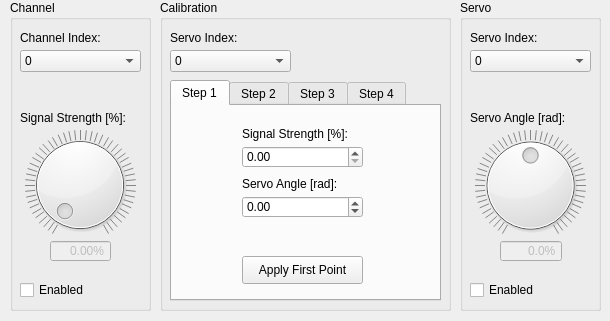
<?xml version="1.0" encoding="UTF-8"?>
<ui version="4.0">
 <class>ServoCalibrationToolWindow</class>
 <widget class="QWidget" name="ServoCalibrationToolWindow">
  <property name="geometry">
   <rect>
    <x>0</x>
    <y>0</y>
    <width>610</width>
    <height>321</height>
   </rect>
  </property>
  <property name="windowTitle">
   <string>Servo Calibration Tool</string>
  </property>
  <widget class="QGroupBox" name="servoGroupBox">
   <property name="geometry">
    <rect>
     <x>460</x>
     <y>0</y>
     <width>141</width>
     <height>311</height>
    </rect>
   </property>
   <property name="title">
    <string>Servo</string>
   </property>
   <widget class="QDial" name="servoAngleDial">
    <property name="geometry">
     <rect>
      <x>10</x>
      <y>130</y>
      <width>121</width>
      <height>111</height>
     </rect>
    </property>
    <property name="minimum">
     <number>-900</number>
    </property>
    <property name="maximum">
     <number>900</number>
    </property>
    <property name="pageStep">
     <number>1</number>
    </property>
    <property name="notchTarget">
     <double>20.000000000000000</double>
    </property>
    <property name="notchesVisible">
     <bool>true</bool>
    </property>
   </widget>
   <widget class="QComboBox" name="servoIndexComboBox">
    <property name="geometry">
     <rect>
      <x>10</x>
      <y>50</y>
      <width>121</width>
      <height>22</height>
     </rect>
    </property>
    <item>
     <property name="text">
      <string>0</string>
     </property>
    </item>
    <item>
     <property name="text">
      <string>1</string>
     </property>
    </item>
    <item>
     <property name="text">
      <string>2</string>
     </property>
    </item>
    <item>
     <property name="text">
      <string>3</string>
     </property>
    </item>
    <item>
     <property name="text">
      <string>4</string>
     </property>
    </item>
    <item>
     <property name="text">
      <string>5</string>
     </property>
    </item>
    <item>
     <property name="text">
      <string>6</string>
     </property>
    </item>
    <item>
     <property name="text">
      <string>7</string>
     </property>
    </item>
   </widget>
   <widget class="QLabel" name="servoLabel">
    <property name="geometry">
     <rect>
      <x>10</x>
      <y>30</y>
      <width>91</width>
      <height>16</height>
     </rect>
    </property>
    <property name="text">
     <string>Servo Index:</string>
    </property>
   </widget>
   <widget class="QLabel" name="servoDialLabel">
    <property name="geometry">
     <rect>
      <x>10</x>
      <y>110</y>
      <width>111</width>
      <height>16</height>
     </rect>
    </property>
    <property name="text">
     <string>Servo Angle [rad]:</string>
    </property>
   </widget>
   <widget class="QCheckBox" name="servoAngeCheckBox">
    <property name="geometry">
     <rect>
      <x>10</x>
      <y>280</y>
      <width>81</width>
      <height>20</height>
     </rect>
    </property>
    <property name="text">
     <string>Enabled</string>
    </property>
   </widget>
   <widget class="QDoubleSpinBox" name="showServoAngleSpinBox">
    <property name="enabled">
     <bool>false</bool>
    </property>
    <property name="geometry">
     <rect>
      <x>40</x>
      <y>240</y>
      <width>62</width>
      <height>22</height>
     </rect>
    </property>
    <property name="alignment">
     <set>Qt::AlignRight|Qt::AlignTrailing|Qt::AlignVCenter</set>
    </property>
    <property name="readOnly">
     <bool>true</bool>
    </property>
    <property name="buttonSymbols">
     <enum>QAbstractSpinBox::NoButtons</enum>
    </property>
    <property name="suffix">
     <string>%</string>
    </property>
    <property name="decimals">
     <number>1</number>
    </property>
   </widget>
  </widget>
  <widget class="QGroupBox" name="signalingGroupBox">
   <property name="geometry">
    <rect>
     <x>10</x>
     <y>0</y>
     <width>141</width>
     <height>311</height>
    </rect>
   </property>
   <property name="title">
    <string>Channel</string>
   </property>
   <widget class="QLabel" name="channelIndexLabel">
    <property name="geometry">
     <rect>
      <x>10</x>
      <y>30</y>
      <width>121</width>
      <height>16</height>
     </rect>
    </property>
    <property name="text">
     <string>Channel Index:</string>
    </property>
   </widget>
   <widget class="QComboBox" name="channelIndexComboBox">
    <property name="geometry">
     <rect>
      <x>10</x>
      <y>50</y>
      <width>121</width>
      <height>22</height>
     </rect>
    </property>
    <item>
     <property name="text">
      <string>0</string>
     </property>
    </item>
    <item>
     <property name="text">
      <string>1</string>
     </property>
    </item>
    <item>
     <property name="text">
      <string>2</string>
     </property>
    </item>
    <item>
     <property name="text">
      <string>3</string>
     </property>
    </item>
    <item>
     <property name="text">
      <string>4</string>
     </property>
    </item>
    <item>
     <property name="text">
      <string>5</string>
     </property>
    </item>
    <item>
     <property name="text">
      <string>6</string>
     </property>
    </item>
    <item>
     <property name="text">
      <string>7</string>
     </property>
    </item>
    <item>
     <property name="text">
      <string>8</string>
     </property>
    </item>
    <item>
     <property name="text">
      <string>9</string>
     </property>
    </item>
    <item>
     <property name="text">
      <string>10</string>
     </property>
    </item>
    <item>
     <property name="text">
      <string>11</string>
     </property>
    </item>
    <item>
     <property name="text">
      <string>12</string>
     </property>
    </item>
    <item>
     <property name="text">
      <string>13</string>
     </property>
    </item>
    <item>
     <property name="text">
      <string>14</string>
     </property>
    </item>
    <item>
     <property name="text">
      <string>15</string>
     </property>
    </item>
   </widget>
   <widget class="QCheckBox" name="signalingChannelCheckBox">
    <property name="geometry">
     <rect>
      <x>10</x>
      <y>280</y>
      <width>71</width>
      <height>20</height>
     </rect>
    </property>
    <property name="text">
     <string>Enabled</string>
    </property>
   </widget>
   <widget class="QDial" name="signalStrengthDial">
    <property name="geometry">
     <rect>
      <x>10</x>
      <y>130</y>
      <width>120</width>
      <height>110</height>
     </rect>
    </property>
    <property name="maximum">
     <number>10000</number>
    </property>
    <property name="pageStep">
     <number>1</number>
    </property>
    <property name="notchTarget">
     <double>20.000000000000000</double>
    </property>
    <property name="notchesVisible">
     <bool>true</bool>
    </property>
   </widget>
   <widget class="QLabel" name="signalStrengthLabel">
    <property name="geometry">
     <rect>
      <x>10</x>
      <y>110</y>
      <width>121</width>
      <height>16</height>
     </rect>
    </property>
    <property name="text">
     <string>Signal Strength [%]:</string>
    </property>
   </widget>
   <widget class="QDoubleSpinBox" name="showSignalStrengthSpinBox">
    <property name="enabled">
     <bool>false</bool>
    </property>
    <property name="geometry">
     <rect>
      <x>40</x>
      <y>240</y>
      <width>61</width>
      <height>22</height>
     </rect>
    </property>
    <property name="alignment">
     <set>Qt::AlignRight|Qt::AlignTrailing|Qt::AlignVCenter</set>
    </property>
    <property name="readOnly">
     <bool>true</bool>
    </property>
    <property name="buttonSymbols">
     <enum>QAbstractSpinBox::NoButtons</enum>
    </property>
    <property name="suffix">
     <string>%</string>
    </property>
    <property name="maximum">
     <double>100.000000000000000</double>
    </property>
    <property name="singleStep">
     <double>0.010000000000000</double>
    </property>
   </widget>
  </widget>
  <widget class="QGroupBox" name="calibrationGroupBox">
   <property name="geometry">
    <rect>
     <x>160</x>
     <y>0</y>
     <width>291</width>
     <height>311</height>
    </rect>
   </property>
   <property name="title">
    <string>Calibration</string>
   </property>
   <widget class="QTabWidget" name="calibrationTab">
    <property name="enabled">
     <bool>true</bool>
    </property>
    <property name="geometry">
     <rect>
      <x>10</x>
      <y>80</y>
      <width>271</width>
      <height>221</height>
     </rect>
    </property>
    <property name="tabPosition">
     <enum>QTabWidget::North</enum>
    </property>
    <property name="tabShape">
     <enum>QTabWidget::Rounded</enum>
    </property>
    <property name="currentIndex">
     <number>0</number>
    </property>
    <widget class="QWidget" name="firstPointPage">
     <attribute name="title">
      <string>Step 1</string>
     </attribute>
     <widget class="QLabel" name="signalStrengthLabel_2">
      <property name="geometry">
       <rect>
        <x>70</x>
        <y>20</y>
        <width>121</width>
        <height>16</height>
       </rect>
      </property>
      <property name="text">
       <string>Signal Strength [%]:</string>
      </property>
     </widget>
     <widget class="QLabel" name="servoAngleLabel">
      <property name="geometry">
       <rect>
        <x>70</x>
        <y>70</y>
        <width>121</width>
        <height>16</height>
       </rect>
      </property>
      <property name="text">
       <string>Servo Angle [rad]:</string>
      </property>
     </widget>
     <widget class="QPushButton" name="firstPointButton">
      <property name="geometry">
       <rect>
        <x>70</x>
        <y>150</y>
        <width>121</width>
        <height>28</height>
       </rect>
      </property>
      <property name="text">
       <string>Apply First Point</string>
      </property>
     </widget>
     <widget class="QDoubleSpinBox" name="servoAngleSpinBox">
      <property name="geometry">
       <rect>
        <x>70</x>
        <y>90</y>
        <width>121</width>
        <height>22</height>
       </rect>
      </property>
      <property name="minimum">
       <double>-1.570000000000000</double>
      </property>
      <property name="maximum">
       <double>1.570000000000000</double>
      </property>
      <property name="singleStep">
       <double>0.010000000000000</double>
      </property>
     </widget>
     <widget class="QDoubleSpinBox" name="signalStrengthSpinBox">
      <property name="geometry">
       <rect>
        <x>70</x>
        <y>40</y>
        <width>121</width>
        <height>22</height>
       </rect>
      </property>
      <property name="maximum">
       <double>100.000000000000000</double>
      </property>
      <property name="singleStep">
       <double>0.010000000000000</double>
      </property>
     </widget>
    </widget>
    <widget class="QWidget" name="secondPointPage">
     <property name="enabled">
      <bool>false</bool>
     </property>
     <attribute name="title">
      <string>Step 2</string>
     </attribute>
     <widget class="QLabel" name="servoAngleLabel_2">
      <property name="geometry">
       <rect>
        <x>70</x>
        <y>70</y>
        <width>121</width>
        <height>16</height>
       </rect>
      </property>
      <property name="text">
       <string>Servo Angle [rad]:</string>
      </property>
     </widget>
     <widget class="QPushButton" name="secondPointButton">
      <property name="geometry">
       <rect>
        <x>70</x>
        <y>150</y>
        <width>121</width>
        <height>28</height>
       </rect>
      </property>
      <property name="text">
       <string>Apply Second Point</string>
      </property>
     </widget>
     <widget class="QLabel" name="signalStrengthLabel_3">
      <property name="geometry">
       <rect>
        <x>70</x>
        <y>20</y>
        <width>121</width>
        <height>16</height>
       </rect>
      </property>
      <property name="text">
       <string>Signal Strength [%]:</string>
      </property>
     </widget>
     <widget class="QDoubleSpinBox" name="servoAngleSpinBox_2">
      <property name="geometry">
       <rect>
        <x>70</x>
        <y>90</y>
        <width>121</width>
        <height>22</height>
       </rect>
      </property>
      <property name="minimum">
       <double>-1.570000000000000</double>
      </property>
      <property name="maximum">
       <double>1.570000000000000</double>
      </property>
      <property name="singleStep">
       <double>0.010000000000000</double>
      </property>
     </widget>
     <widget class="QDoubleSpinBox" name="signalStrengthSpinBox_2">
      <property name="geometry">
       <rect>
        <x>70</x>
        <y>40</y>
        <width>121</width>
        <height>22</height>
       </rect>
      </property>
      <property name="maximum">
       <double>100.000000000000000</double>
      </property>
      <property name="singleStep">
       <double>0.010000000000000</double>
      </property>
     </widget>
    </widget>
    <widget class="QWidget" name="lowerLimitPage">
     <property name="enabled">
      <bool>false</bool>
     </property>
     <attribute name="title">
      <string>Step 3</string>
     </attribute>
     <widget class="QPushButton" name="lowerLimitButton">
      <property name="geometry">
       <rect>
        <x>70</x>
        <y>150</y>
        <width>121</width>
        <height>28</height>
       </rect>
      </property>
      <property name="text">
       <string>Apply Lower Limit</string>
      </property>
     </widget>
     <widget class="QLabel" name="signalStrengthLabel_4">
      <property name="geometry">
       <rect>
        <x>70</x>
        <y>40</y>
        <width>121</width>
        <height>16</height>
       </rect>
      </property>
      <property name="text">
       <string>Signal Strength [%]:</string>
      </property>
     </widget>
     <widget class="QDoubleSpinBox" name="signalStrengthSpinBox_3">
      <property name="geometry">
       <rect>
        <x>70</x>
        <y>60</y>
        <width>121</width>
        <height>22</height>
       </rect>
      </property>
      <property name="maximum">
       <double>100.000000000000000</double>
      </property>
      <property name="singleStep">
       <double>0.010000000000000</double>
      </property>
     </widget>
    </widget>
    <widget class="QWidget" name="upperLimitPage">
     <property name="enabled">
      <bool>false</bool>
     </property>
     <attribute name="title">
      <string>Step 4</string>
     </attribute>
     <widget class="QPushButton" name="upperLimitButton">
      <property name="geometry">
       <rect>
        <x>70</x>
        <y>150</y>
        <width>121</width>
        <height>28</height>
       </rect>
      </property>
      <property name="text">
       <string>Apply Upper Limit</string>
      </property>
     </widget>
     <widget class="QLabel" name="signalStrengthLabel_5">
      <property name="geometry">
       <rect>
        <x>70</x>
        <y>40</y>
        <width>121</width>
        <height>16</height>
       </rect>
      </property>
      <property name="text">
       <string>Signal Strength [%]:</string>
      </property>
     </widget>
     <widget class="QDoubleSpinBox" name="signalStrengthSpinBox_4">
      <property name="geometry">
       <rect>
        <x>70</x>
        <y>60</y>
        <width>121</width>
        <height>22</height>
       </rect>
      </property>
      <property name="maximum">
       <double>100.000000000000000</double>
      </property>
      <property name="singleStep">
       <double>0.010000000000000</double>
      </property>
     </widget>
    </widget>
   </widget>
   <widget class="QLabel" name="servoIndexLabel">
    <property name="geometry">
     <rect>
      <x>10</x>
      <y>30</y>
      <width>121</width>
      <height>16</height>
     </rect>
    </property>
    <property name="text">
     <string>Servo Index:</string>
    </property>
   </widget>
   <widget class="QComboBox" name="servoIndexComboBox_2">
    <property name="geometry">
     <rect>
      <x>10</x>
      <y>50</y>
      <width>121</width>
      <height>22</height>
     </rect>
    </property>
    <item>
     <property name="text">
      <string>0</string>
     </property>
    </item>
    <item>
     <property name="text">
      <string>1</string>
     </property>
    </item>
    <item>
     <property name="text">
      <string>2</string>
     </property>
    </item>
    <item>
     <property name="text">
      <string>3</string>
     </property>
    </item>
    <item>
     <property name="text">
      <string>4</string>
     </property>
    </item>
    <item>
     <property name="text">
      <string>5</string>
     </property>
    </item>
    <item>
     <property name="text">
      <string>6</string>
     </property>
    </item>
    <item>
     <property name="text">
      <string>7</string>
     </property>
    </item>
    <item>
     <property name="text">
      <string>8</string>
     </property>
    </item>
    <item>
     <property name="text">
      <string>9</string>
     </property>
    </item>
    <item>
     <property name="text">
      <string>10</string>
     </property>
    </item>
    <item>
     <property name="text">
      <string>11</string>
     </property>
    </item>
    <item>
     <property name="text">
      <string>12</string>
     </property>
    </item>
    <item>
     <property name="text">
      <string>13</string>
     </property>
    </item>
    <item>
     <property name="text">
      <string>14</string>
     </property>
    </item>
    <item>
     <property name="text">
      <string>15</string>
     </property>
    </item>
   </widget>
  </widget>
 </widget>
 <resources/>
 <connections/>
</ui>
